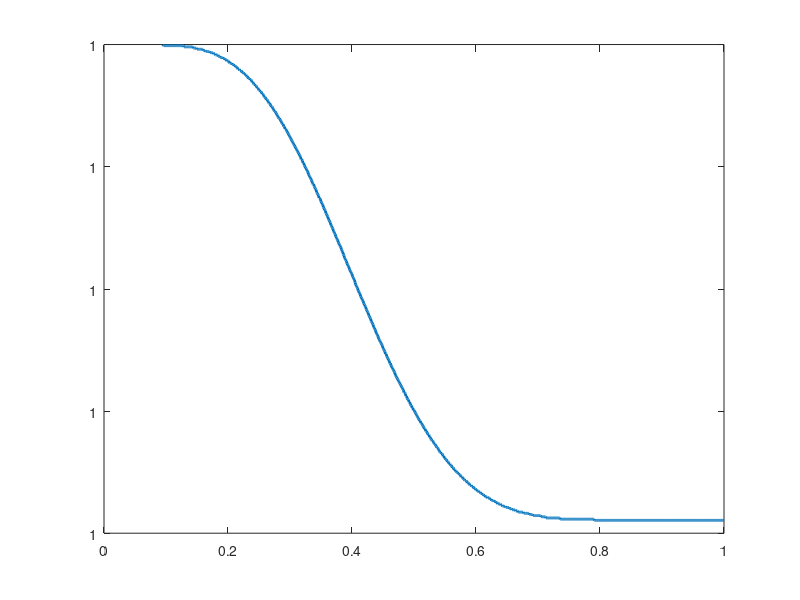

Write the MATLAB code that produced this figure.
% RRY091 Ex3 anonymous function, integration with varying integral limit
% Weihua 2014-03-22

close all;clear all;clc;

t = 0.01:0.001:1;
fun = @(x)(x.^5.307.*(1-x).^8.114);
r = zeros(size(t));
for n = 1:length(t)
    r(n) = 1-integral(fun,0,t(n));
    %r(n) = 1-integral(@(x)(x.^5.307.*(1-x).^8.114),0,t(n));
end
plot(t,r,'LineWidth',2);
